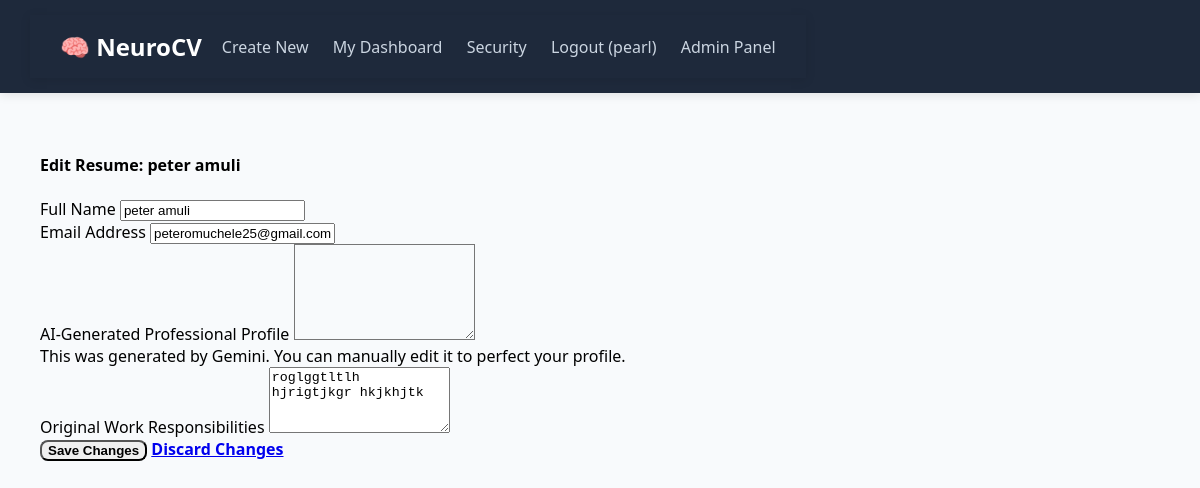
/resume/43/edit/ (signed in), run on the app's committed database.
### neuroCV/models.py (models this page shows, shortened)
class Resume(models.Model):
    user = models.ForeignKey(User, on_delete=models.CASCADE, null=True, blank=True)
    full_name = models.CharField(max_length=255)
    email = models.EmailField()
    phone = models.CharField(max_length=20)
    university = models.CharField(max_length=255)
    course = models.CharField(max_length=255)
    score = models.CharField(max_length=100)
    year = models.CharField(max_length=50) # Changed to CharField for flexibility (e.g., "2022-2026")
    company = models.CharField(max_length=255)
    role = models.CharField(max_length=255)
    duration = models.CharField(max_length=100)
    responsibilities = models.TextField()
    ai_summary = models.TextField(blank=True, null=True)
    ai_bullet = models.TextField(blank=True, null=True)
    skills = models.TextField()
    ref1_name = models.CharField(max_length=255, blank=True)
    ref1_job = models.CharField(max_length=255, blank=True)
    ref1_contact = models.CharField(max_length=255, blank=True)
    ref2_name = models.CharField(max_length=255, blank=True)
    ref2_job = models.CharField(max_length=255, blank=True)
    ref2_contact = models.CharField(max_length=255, blank=True)
    is_paid = models.BooleanField(default=False)
    checkout_request_id = models.CharField(max_length=100, blank=True, null=True)
    created_at = models.DateTimeField(auto_now_add=True)
    class Meta:
        ordering = ['-created_at'] # Shows newest resumes first in the dashboard

### neuroCV/views.py (the view, shortened to what this page needs)
# urls.py: path('resume/<int:pk>/edit/', views.edit_resume, name='edit_resume'),
@login_required # <--- Protects edit function
def edit_resume(request, pk):
    resume = get_object_or_404(Resume, pk=pk)
    return render(request, 'neuroCV/edit_resume.html', {'resume': resume})

### neuroCV/templates/neuroCV/edit_resume.html (shortened to what this page needs)
{% extends 'base.html' %}
{% block content %}
<div class="container mt-5 mb-5">
    <div class="card shadow border-0">
        <div class="card-header bg-primary text-white py-3">
            <h4 class="mb-0"> Edit Resume: {{ resume.full_name }}</h4>
        </div>
        <div class="card-body p-4">
            <form method="POST">
                <div class="row">
                    <div class="col-md-6 mb-3">
                        <label class="form-label fw-bold">Full Name</label>
                        <input type="text" name="full_name" class="form-control" value="{{ resume.full_name }}">
                    </div>
                    <div class="col-md-6 mb-3">
                        <label class="form-label fw-bold">Email Address</label>
                        <input type="email" name="email" class="form-control" value="{{ resume.email }}">
                    </div>
                </div>
                <div class="mb-4">
                    <label class="form-label fw-bold text-primary">AI-Generated Professional Profile</label>
                    <textarea name="ai_bullets" class="form-control" rows="6" style="background-color: #f8fafc;">{{ resume.ai_bullets }}</textarea>
                    <div class="form-text mt-2">
                         This was generated by Gemini. You can manually edit it to perfect your profile.
                    </div>
                </div>
                <div class="mb-4">
                    <label class="form-label fw-bold">Original Work Responsibilities</label>
                    <textarea name="responsibilities" class="form-control" rows="4">{{ resume.responsibilities }}</textarea>
                </div>
                <div class="d-flex gap-2 pt-3 border-top">
                    <button type="submit" class="btn btn-success px-4">
                         Save Changes
                    </button>
                    <a href="{% url 'dashboard' %}" class="btn btn-outline-secondary px-4">
                        Discard Changes
                    </a>
                </div>
            </form>
        </div>
    </div>
</div>
{% endblock %}

### templates/base.html (shortened to what this page needs)
<!DOCTYPE html>
<html lang="en">
<head>
</head>
<body>
    <nav class="navbar">
        <nav class="navbar">
        <a href="{% url 'home' %}" class="nav-logo">🧠 NeuroCV</a>
        <div class="nav-links">
            <a href="{% url 'home' %}">Create New</a>
            {% if user.is_authenticated %}
                <a href="{% url 'dashboard' %}">My Dashboard</a>
                <a href="{% url 'password_change' %}">Security</a>
                <form action="{% url 'logout' %}" method="post" style="display:inline; margin-left: 20px;">
                    <button type="submit" style="background:none; border:none; color:#cbd5e1; font-family:inherit; font-size:inherit; cursor:pointer; font-weight:500; padding:0;">
                        Logout ({{ user.username }})
                    </button>
                      {% else %}
                <a href="{% url 'login' %}">Login</a>
            {% endif %}
                </form>
            <a href="/admin/" target="_blank">Admin Panel</a>
        </div>
    </nav>
    </nav>
    <div class="container">
        {% block content %}
        {% endblock %}
    </div>
</body>
</html>

### templates/base.html (style rules this page uses)
:root { --primary: #2563eb; --dark: #1e293b; }
body { font-family: 'Segoe UI', sans-serif; margin: 0; background: #f8fafc; }
.navbar { background: var(--dark); padding: 15px 30px; display: flex; justify-content: space-between; align-items: center; color: white; box-shadow: 0 2px 10px rgba(0,0,0,0.1); }
.nav-logo { font-weight: bold; font-size: 1.5rem; color: white; text-decoration: none; }
.nav-links a { color: #cbd5e1; text-decoration: none; margin-left: 20px; font-weight: 500; transition: color 0.3s; }
.container { padding: 20px; }

### neuroCV/templates/neuroCV/edit_resume.html (style rules this page uses)
.card { border-radius: 12px; }
.btn { border-radius: 8px; font-weight: 600; transition: 0.3s; }

### data on the page
Resume: full_name "peter amuli", email "peteromuchele25@gmail.com", responsibilities "roglggtltlh hjrigtjkgr hkjkhjtk"

### other printed values
{{ user.username }} "pearl"
